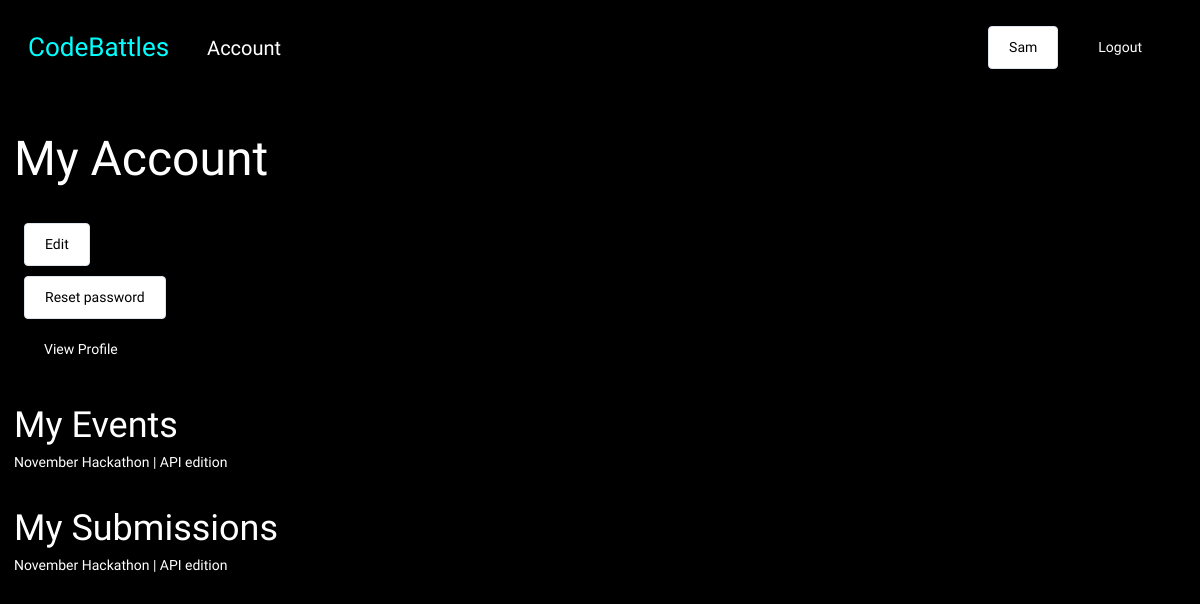
Page /account/ (signed in) on the committed database.
### base/models.py (models this page shows, shortened)
class User(AbstractUser):
    name = models.CharField(max_length=100, null=True)
    email = models.EmailField(unique=True, null=True)
    bio = models.TextField(null=True, blank=True)
    hackathon_participant = models.BooleanField(default=True, null=True)
    avatar =  ResizedImageField(size=[300,300], default='avatar.png')
    USERNAME_FIELD = 'email'
    REQUIRED_FIELDS = ['username']

class Event(models.Model):
    name = models.CharField(max_length=200)
    description = models.TextField(null=True, blank=True)
    participants = models.ManyToManyField(User, blank=True, related_name='events')
    date = models.DateTimeField()
    start_date = models.DateTimeField(null=True)
    end_date = models.DateTimeField(null=True)
    registration_deadline = models.DateTimeField(null=True)
    updated = models.DateTimeField(auto_now=True)
    created = models.DateTimeField(auto_now_add=True)

class Submission(models.Model):
    participant = models.ForeignKey(User, on_delete=models.SET_NULL, null=True, related_name="submissions")
    event = models.ForeignKey(Event, on_delete=models.SET_NULL, null=True)
    details = models.TextField(null=True, blank=False)

### base/views.py (the view)
# urls.py: path('account/', views.account_page, name="account"),
@login_required(login_url='login')
def account_page(request):
    user = request.user
    context = {'user': user}
    return render(request, 'account.html', context)

### templates/account.html
{% extends 'main.html' %}
{% block content %}
    <div class="section">
        <h1>My Account</h1>
    </div>
    <div id="account--buttons">
        <a class="btn btn--secondary" href="">Edit</a>
        <a class="btn btn--secondary" href="">Reset password</a>
        <a class="btn btn--primary" href="{% url 'profile' user.id %}">View Profile</a>
    </div>
    <div class="section">
        <h3>My Events</h3>
        {% for event in user.events.all %}
            <a href="{% url 'event' event.id %}">{{event.name}}</a>
        {% empty %}
            <p>You haven't registed for any events</p>
        {% endfor %}
    </div>
    <div class="section">
        <h3>My Submissions</h3>
        {% for sub in user.submissions.all %}
            <a href="{% url 'update-submission' sub.id %}">{{sub.event.name}}</a>
            {% empty %}
            <p>You dont haven't submitted any projects yet</p>
        {% endfor %}
    </div>
{% endblock content %}

### templates/navbar.html
<nav>
    <div id="logo--wrapper">
        <a href="{% url 'home' %}">
            <h4 id="logo--text">CodeBattles</h4>
        </a>
    </div>
    <div id="nav-item">
        <a id="navigator" href="{% url 'account' %}">Account</a>
    </div>
    <div id="nav--col3">
        {% if request.user.is_authenticated %}
        <a class="btn btn--secondary" href="{% url 'account' %}">{{request.user.name}}</a>
        <a class="btn btn--primary" href="{% url 'logout' %}">Logout</a>
        {% else %}
        <a class="btn btn--secondary" href="{% url 'login' %}">Login</a>
        <a class="btn btn--primary" href="{% url 'register' %}">Register</a>
        {% endif %}
    </div>
</nav>

### static/css/main.css (style rules this page uses)
* { box-sizing: border-box; margin: 0; padding: 0; font-family: 'Readex Pro'; background-color: black; line-height: 1.5em; color: white; font-size: 14px; }
h1,h2,h3,h4,h5,h6 { font-weight: 500; }
h1 { font-size: 48px; }
h3 { font-size: 36px; }
h4 { font-size: 32px; }
a { text-decoration: none; }
.section { margin: 2em 0; }
.btn { padding: 10px 20px; border-radius: 4px; text-decoration: none; color: black; display: block; width: fit-content; margin: 10px; background-color: none; border: none; }
.btn--primary { background-color:#000; color: #fff; }
.btn--secondary { background-color:#fff; color: #000; border: 1px solid #DEE4ED; }
nav { display: flex; justify-content: space-between; align-items: center; width: 100%; padding: 0.5em 2em; }
nav a { text-decoration: none; color: black; margin: 0 10px; }
#navigator { font-size: 20px; color: white; }
#nav-item { display: flex; justify-content: space-between; align-items: center; width: 100%; padding: 0.5em 2em; }
#logo--text { font-size: 26px; font-weight: 500; color: aqua; }
#nav--col3 { display: flex; justify-content: space-between; align-items: center; }

### rows in the picture
User: user.name "Sam"
Event: name "November Hackathon | API edition"
Submission: event.name "November Hackathon | API edition"
